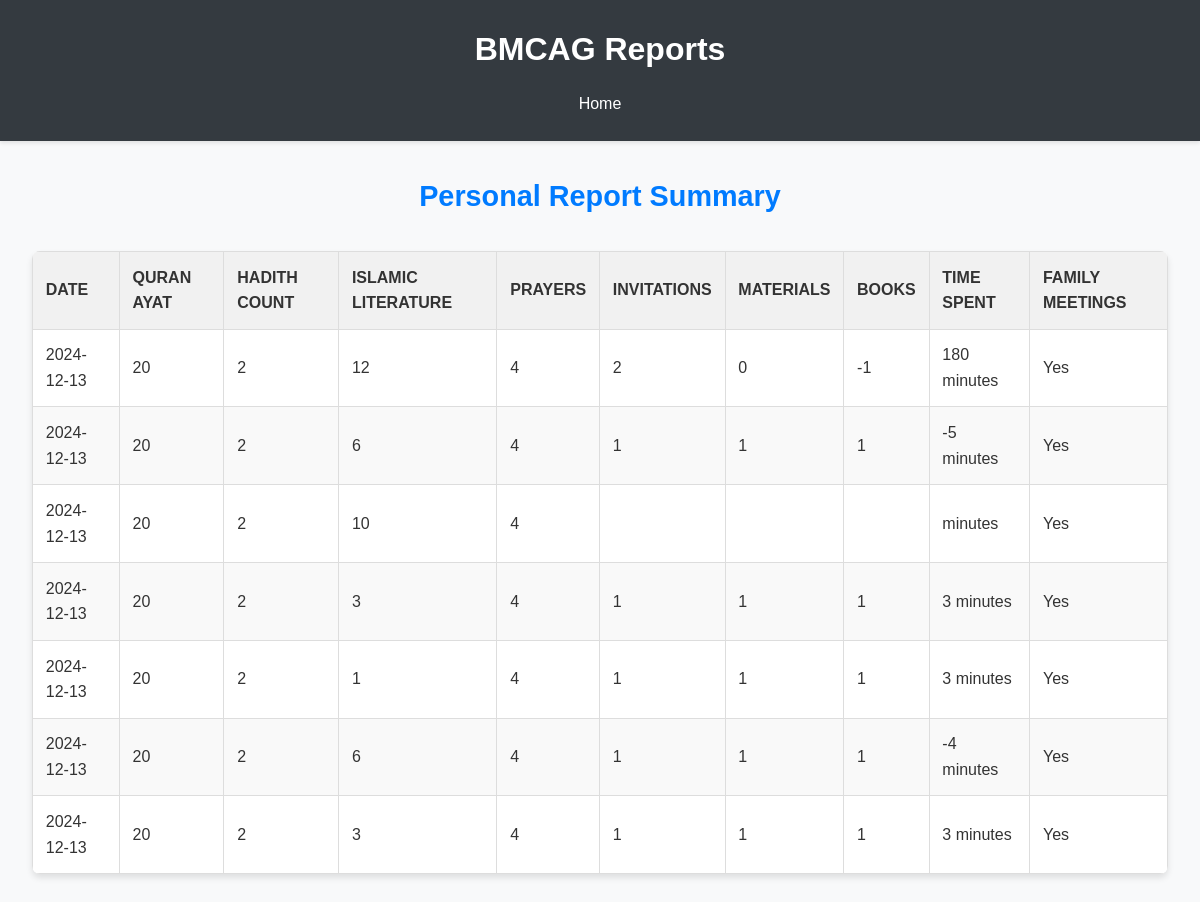
The page /personal/summary (signed in) on the database its author committed.
### app.py (models this page shows)
class Report(db.Model):
    id = db.Column(db.Integer, primary_key=True)
    user_id = db.Column(db.Integer, db.ForeignKey('user.id'), nullable=False)
    quran_ayat = db.Column(db.Integer, nullable=False)
    hadith_count = db.Column(db.Integer, nullable=False)
    islamic_literature = db.Column(db.String(255))
    prayers = db.Column(db.Integer, nullable=False)
    invitations = db.Column(db.Integer, nullable=False)
    invitation_materials = db.Column(db.Integer, nullable=False)
    books_distributed = db.Column(db.Integer, nullable=False)
    org_time_spent = db.Column(db.Integer, nullable=False)
    family_meetings = db.Column(db.Boolean, default=False)
    date_posted = db.Column(db.DateTime, default=db.func.current_timestamp())

### app.py (the view)
@app.route('/personal/summary', methods=['GET'])
def P_summary():
    if 'user_id' not in session or session.get('role') != 'personal':
        return redirect(url_for('P_login'))
    user_id = session['user_id']
    reports = Report.query.filter_by(user_id=user_id).all()
    return render_template('personal/summary.html', reports=reports)

### templates/personal/summary.html (shortened to what this page needs)
{% extends "base.html" %}
{% block content %}
<h2>Personal Report Summary</h2>
{% if reports %}
<table>
    <thead>
        <tr>
            <th>Date</th>
            <th>Quran Ayat</th>
            <th>Hadith Count</th>
            <th>Islamic Literature</th>
            <th>Prayers</th>
            <th>Invitations</th>
            <th>Materials</th>
            <th>Books</th>
            <th>Time Spent</th>
            <th>Family Meetings</th>
        </tr>
    </thead>
    <tbody>
        {% for report in reports %}
        <tr>
            <td>{{ report.date_posted.strftime('%Y-%m-%d') }}</td>
            <td>{{ report.quran_ayat }}</td>
            <td>{{ report.hadith_count }}</td>
            <td>{{ report.islamic_literature or 'N/A' }}</td>
            <td>{{ report.prayers }}</td>
            <td>{{ report.invitations }}</td>
            <td>{{ report.invitation_materials }}</td>
            <td>{{ report.books_distributed }}</td>
            <td>{{ report.org_time_spent }} minutes</td>
            <td>{{ 'Yes' if report.family_meetings else 'No' }}</td>
        </tr>
        {% endfor %}
    </tbody>
</table>
{% else %}
<p>No reports available. <a href="{{ url_for('P_form') }}">Add a report</a>.</p>
{% endif %}
{% endblock %}

### templates/base.html (shortened to what this page needs)
<!DOCTYPE html>
<html lang="en">
<head>
    <link rel="stylesheet" href="{{ url_for('static', filename='styles.css') }}">
</head>
<body>
    <header>
        <h1>BMCAG Reports</h1>
        <nav>
            <a href="{{ url_for('home') }}">Home</a>
        </nav>
    </header>
    <main>
        {% block content %}{% endblock %}
    </main>
</body>
</html>

### static/styles.css (style rules this page uses)
body { font-family: 'Arial', sans-serif; margin: 0; padding: 0; background-color: #f8f9fa; color: #333; line-height: 1.6; }
header { background-color: #343a40; color: white; padding: 1.5rem; text-align: center; box-shadow: 0 2px 4px rgba(0, 0, 0, 0.1); }
header h1 { margin: 0; font-size: 2rem; }
nav { margin-top: 1rem; text-align: center; }
nav a { color: white; text-decoration: none; margin: 0 1rem; font-size: 1rem; transition: color 0.3s ease; }
main { padding: 2rem; max-width: 1200px; margin: 0 auto; }
h2 { margin-top: 0; color: #007bff; text-align: center; font-size: 1.8rem; }
table { width: 100%; border-collapse: collapse; margin: 2rem 0; font-size: 1rem; box-shadow: 0 4px 6px rgba(0, 0, 0, 0.1); background: #ffffff; border-radius: 8px; overflow: hidden; }
table th, table td { border: 1px solid #ddd; padding: 0.8rem; text-align: left; vertical-align: middle; }
table th { background-color: #f1f1f1; color: #333; font-weight: bold; text-transform: uppercase; }
table tbody tr:nth-child(even) { background-color: #f9f9f9; }

### rows shown on the page
Report: date_posted "2024-12-13", quran_ayat "20", hadith_count "2", islamic_literature "12", prayers "4", invitations "2", invitation_materials "0", books_distributed "-1", org_time_spent "180", family_meetings "Yes"
Report: date_posted "2024-12-13", quran_ayat "20", hadith_count "2", islamic_literature "6", prayers "4", invitations "1", invitation_materials "1", books_distributed "1", org_time_spent "-5", family_meetings "Yes"
Report: date_posted "2024-12-13", quran_ayat "20", hadith_count "2", islamic_literature "10", prayers "4", family_meetings "Yes"
Report: date_posted "2024-12-13", quran_ayat "20", hadith_count "2", islamic_literature "3", prayers "4", invitations "1", invitation_materials "1", books_distributed "1", org_time_spent "3", family_meetings "Yes"
Report: date_posted "2024-12-13", quran_ayat "20", hadith_count "2", islamic_literature "1", prayers "4", invitations "1", invitation_materials "1", books_distributed "1", org_time_spent "3", family_meetings "Yes"
Report: date_posted "2024-12-13", quran_ayat "20", hadith_count "2", islamic_literature "6", prayers "4", invitations "1", invitation_materials "1", books_distributed "1", org_time_spent "-4", family_meetings "Yes"
Report: date_posted "2024-12-13", quran_ayat "20", hadith_count "2", islamic_literature "3", prayers "4", invitations "1", invitation_materials "1", books_distributed "1", org_time_spent "3", family_meetings "Yes"
